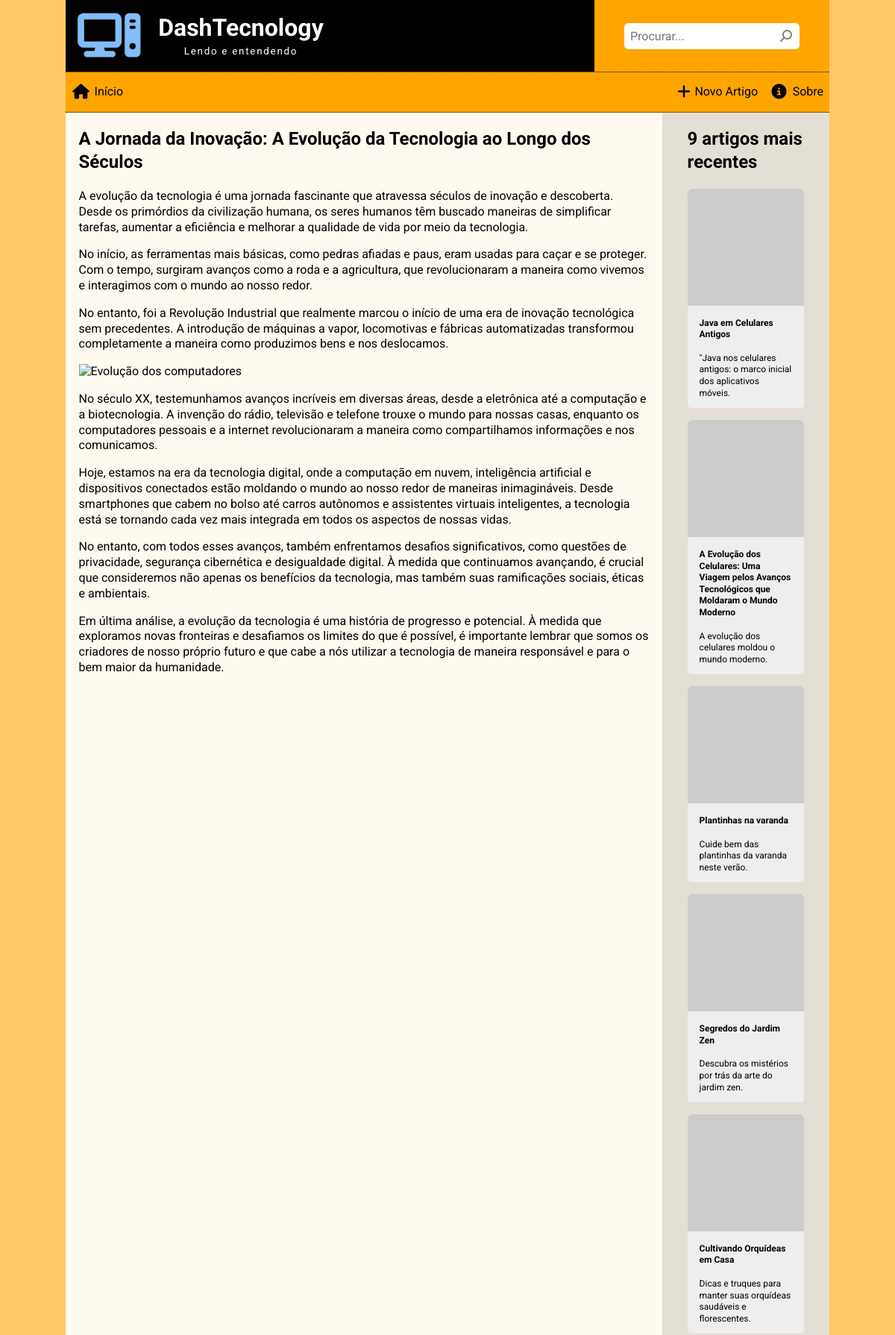
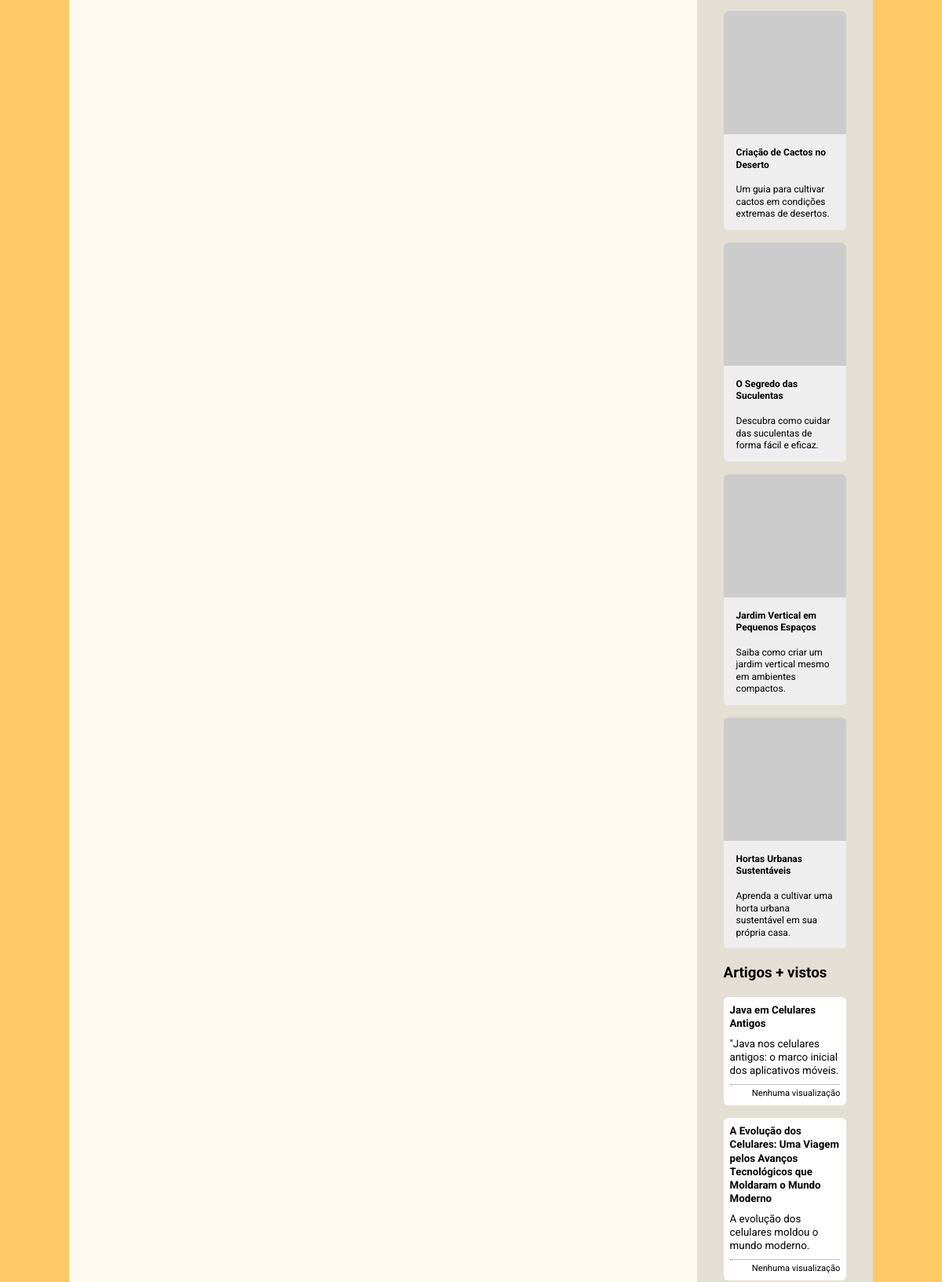
The page / (upper part) on the database its author committed (2 pictures, top to bottom).
### tables this page shows
CREATE TABLE article (
    art_id INT PRIMARY KEY AUTO_INCREMENT,
    art_date TIMESTAMP DEFAULT CURRENT_TIMESTAMP,
    art_thumbnail VARCHAR(255),
    art_title VARCHAR(127),
    art_summary VARCHAR(255),
    art_author INT,
    art_content TEXT,
    art_views INT DEFAULT '0',
    art_status ENUM('on', 'off', 'del') DEFAULT 'on',
    FOREIGN KEY (art_author) REFERENCES employee(emp_id)
);

### _global.php (the view, shortened to what this page needs)
<?php
$site = [
    "sitename" => "DashTecnology",
    "title" => "DashTecnology",
    "slogan" => "Lendo e entendendo",
    "logo" => "logo02.png",
    "mysql_hostname" => "localhost",
    "mysql_username" => "root",
    "mysql_password" => "",
    "mysql_database" => "helloword",
    "summary_length" => 40,
    "social_list" => [
        [
            "name" => "GitHub.com",
            "link" => "https://github.com/Luferat",
            "icon" => "fa-brands fa-square-github fa-fw",
            "color" => "#333"
        ], [
            "name" => "X / Twitter",
            "link" => "https://twitter.com/Luferat",
            "icon" => "fa-brands fa-square-x-twitter fa-fw",
            "color" => "#14171a"
        ], [
            "name" => "Youtube",
            "link" => "https://www.youtube.com/channel/UCkN6I-gfJlL5lUj9shkyxPQ",
            "icon" => "fa-brands fa-square-youtube fa-fw",
            "color" => "#ff0000"
        ], [
            "name" => "Facebook",
            "link" => "https://facebook.com/Luferat",
            "icon" => "fa-brands fa-square-facebook fa-fw",
            "color" => "#1877f2"
        ], [
            "name" => "Instagram",
            "link" => "https://instagram.com/Luferat",
            "icon" => "fa-brands fa-square-instagram fa-fw",
            "color" => "#405de6"
        ], [
            "name" => "LinkedIn",
            "link" => "https://www.linkedin.com/in/luferat/",
            "icon" => "fa-brands fa-linkedin fa-fw",
            "color" => "#0a66c2"
        ]
    ]
];
$conn = new mysqli(
    $site["mysql_hostname"],
    $site["mysql_username"],
    $site["mysql_password"],
    $site["mysql_database"]
);
$conn->query("SET NAMES 'utf8'");
$conn->query('SET character_set_connection=utf8');
$conn->query('SET character_set_client=utf8');
$conn->query('SET character_set_results=utf8');
$conn->query('SET GLOBAL lc_time_names = pt_BR');
$conn->query('SET lc_time_names = pt_BR');
function view_article($article_id)
{
    global $conn;
    $sql = <<<SQL
        SELECT
            art_id, art_thumbnail, art_title, art_summary
        FROM article
        WHERE
            art_id = '{$article_id}';
    SQL;
    $res = $conn->query($sql);
    $art = $res->fetch_assoc();
    return <<<HTML
        <div class="article" onclick="location.href = 'view.php?id={$art['art_id']}'">
        <img src="{$art['art_thumbnail']}" alt="{$art['art_title']}">
        <div>
            <h4>{$art['art_title']}</h4>
            <p>{$art['art_summary']}</p>
        </div>
        </div>
    HTML;
}
function aside_box($data = [])
{
    $clicked = $title = $body = $body_content = $footer = '';
    if (isset($data['href']))
        $clicked = 'class="clicked" onclick="location.href = \'' . $data['href'] . '\'"';
    if (isset($data['title']))
        $title = "<h5>{$data['title']}</h5>";
    if (isset($data['body'])) {
        if (isset($data['limit']))
            $body_content = cutString($data['body'], $data['limit']);
        else
            $body_content = $data['body'];
        $body = '<small title="' . $data['body'] . '">' . $body_content . '</small>';
    }
    if (isset($data['footer']))
        $footer = '<small class="footer">' . $data['footer'] . '</small>';
    $out = <<<HTML
        <div {$clicked}>
            {$title}
            {$body}
            {$footer}
        </div>
    HTML;
    return $out;
}

### widgets/_mostviewed.php
<?php
$num_list = (isset($num_list)) ? intval($num_list) : 3;
$sql = <<<SQL
SELECT
    art_id, art_title, art_summary, art_views
FROM article
WHERE
    art_status = 'on'
    AND art_date <= NOW()
ORDER BY art_views DESC
LIMIT {$num_list};
SQL;
$res = $conn->query($sql);
$aside_viewed = '
    <div class="aside_block">
        <h3>Artigos + vistos</h3>
';
while ($mv = $res->fetch_assoc()) :
    if (intval($mv['art_views']) == 0) $art_views = "Nenhuma visualização";
    elseif ($mv['art_views'] == 1) $art_views = "1 visualização";
    else $art_views = "{$mv['art_views']} visualizações";
    $aside_viewed .= aside_box([
        'href' => "view.php?id={$mv['art_id']}",
        'title' => $mv['art_title'],
        'body' => $mv['art_summary'],
        'footer' => $art_views
    ]);
endwhile;
$aside_viewed .= '</div>';
echo $aside_viewed;

### assets/css/global.css (style rules this page uses)
* { box-sizing: border-box; outline: none; }
html, body { position: relative; width: 100%; height: 100%; padding: 0; margin: 0; font-family: 'Roboto', Arial, Helvetica, sans-serif; font-size: 16px; line-height: 1.3; }
body { background-color: rgba(255, 166, 0, 0.6); background-image: url('../img/back01.png'); background-attachment: fixed; background-position: center; background-repeat: repeat; }
.aside_block div { background-color: #fff; padding: .5rem; border-radius: .35rem; margin: 1rem; }
.aside_block h3,aside h2 { padding-left: 1rem; }
.clicked { cursor: pointer; }
.aside_block h5 { margin: 0; }
.aside_block small { display: block; margin-top: .5rem; }
.aside_block small.footer { border-top: 1px dotted grey; padding-top: .25rem; font-size: 70%; text-align: right; }

### assets/css/index.css (style rules this page uses)
.article, .viewed > div { background-color: #eee; display: flex; flex-direction: column; margin: 1rem; cursor: pointer; border-radius: .3rem; font-size: 75%; }
.article img, .viewed img { width: 100%; height: auto; border-radius: .35rem .35rem 0 0; }
.article div, .viewed>div>div { padding: 0 1rem; }

### rows shown on the page
article: art_title "Java em Celulares Antigos", art_summary "\"Java nos celulares antigos: o marco inicial dos aplicativos móveis.", title "Java em Celulares Antigos", body_content "\"Java nos celulares antigos: o marco inicial dos aplicativos móveis."
article: art_title "A Evolução dos Celulares: Uma Viagem pelos Avanços Tecnológicos que Moldaram o Mundo Moderno", art_summary "A evolução dos celulares moldou o mundo moderno.", title "A Evolução dos Celulares: Uma Viagem pelos Avanços Tecnológicos que Moldaram o Mundo Moderno", body_content "A evolução dos celulares moldou o mundo moderno."
article: art_title "Plantinhas na varanda", art_summary "Cuide bem das plantinhas da varanda neste verão."
article: art_title "Segredos do Jardim Zen", art_summary "Descubra os mistérios por trás da arte do jardim zen."
article: art_title "Cultivando Orquídeas em Casa", art_summary "Dicas e truques para manter suas orquídeas saudáveis e florescentes."
article: art_title "Criação de Cactos no Deserto", art_summary "Um guia para cultivar cactos em condições extremas de desertos."
article: art_title "O Segredo das Suculentas", art_summary "Descubra como cuidar das suculentas de forma fácil e eficaz."
article: art_title "Jardim Vertical em Pequenos Espaços", art_summary "Saiba como criar um jardim vertical mesmo em ambientes compactos."
article: art_title "Hortas Urbanas Sustentáveis", art_summary "Aprenda a cultivar uma horta urbana sustentável em sua própria casa."

### other values the page prints
$site["title"] "DashTecnology"
$site["slogan"] "Lendo e entendendo"
$total "9"
